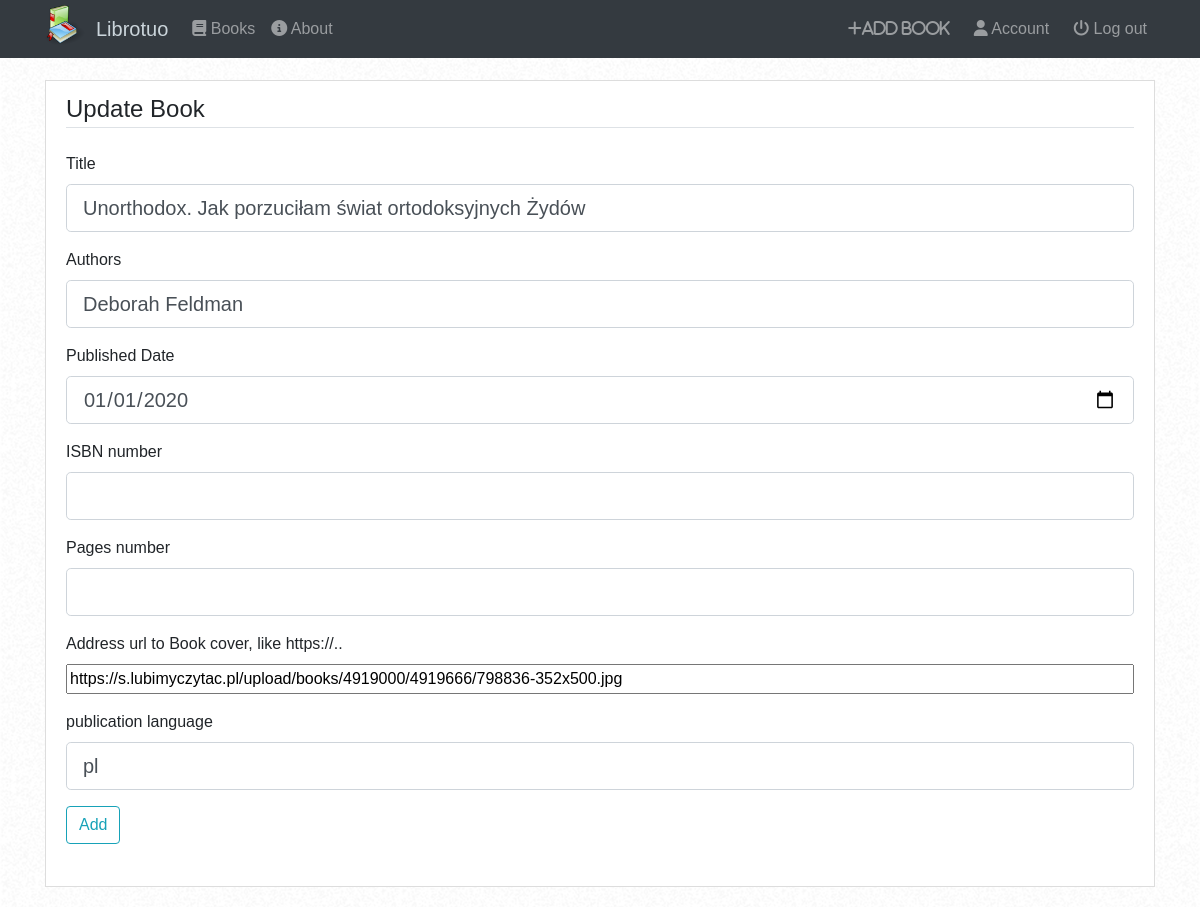
Screenshot of /book/2/update (signed in) with the database file from the repository.
### librotuo/models.py (models this page shows, shortened)
class Book(db.Model):
    id = db.Column(db.Integer, primary_key=True)
    title = db.Column(db.String(120), nullable=True)
    authors = db.Column(db.String(300), nullable=True)
    published_date = db.Column(db.String(12), nullable=True)
    ISBN_number = db.Column(db.String(300), nullable=True)
    page_number = db.Column(db.Integer, nullable=True)
    cover_url = db.Column(db.String(400), nullable=False,
                          default="https://ibf.org/site_assets/img/" +
                                  "placeholder-book-cover-default.png")
    publication_language = db.Column(db.String(20), nullable=True)
    user_id = db.Column(db.Integer, db.ForeignKey('user.id'), nullable=False)

### librotuo/books/routes.py (the view)
@books.route('/book/<int:book_id>/update', methods=['GET', 'POST'])
@login_required
def update_book(book_id):
    book = Book.query.get_or_404(book_id)
    if book.addedby != current_user:
        abort(403)
    form = BookForm()
    if form.validate_on_submit():
        book.title = form.title.data
        book.authors = form.authors.data
        book.published_date = str(form.published_date.data)
        book.ISBN_number = form.ISBN_number.data
        book.page_number = form.page_number.data
        book.cover_url = form.cover_url.data
        book.publication_language = form.publication_language.data
        db.session.commit()
        flash('Your book has been updated!', 'success')
        return redirect(url_for('books.book', book_id=book.id))
    elif request.method == 'GET':
        form.title.data = book.title
        form.authors.data = book.authors
        form.published_date.data = datetime.strptime(book.published_date,
                                                     "%Y-%m-%d").date()
        form.ISBN_number.data = book.ISBN_number
        form.page_number.data = book.page_number
        form.cover_url.data = book.cover_url
        form.publication_language.data = book.publication_language
    return render_template('add_book.html', title="Update book",
                           form=form, legend="Update Book")

### librotuo/books/forms.py
class BookForm(FlaskForm):
    title = StringField('Title', validators=[DataRequired()])
    authors = StringField('Authors', validators=[DataRequired()])
    published_date = DateField('Published Date')
    ISBN_number = StringField('ISBN number')
    page_number = IntegerField('Pages number')
    cover_url = StringField('Address url to Book cover, like https://..')
    publication_language = StringField('publication language')
    submit = SubmitField('Add')

### librotuo/models.py (called while the page is built)
@login_manager.user_loader
def load_user(user_id):
    return User.query.get(int(user_id))

### librotuo/templates/add_book.html (shortened to what this page needs)
{% extends "layout.html" %}
{% block content %}
<div class="content-section">
    <form action="", method="POST">
        <fieldset class="form-group">
            <legend class="border-bottom mb-4">{{ legend }}</legend>
            <div class="form-group">
                 {{ form.title.label(class="form-control-label") }}
                 {% if form.title.errors %}
                     {{ form.title(class="form-control form-control-lg is-invalid") }}
                     <div class="invalid-feedback">
                         {% for error in form.title.errors %}
                             <span>{{ error }}</span>
                         {% endfor %}
                     </div>
                 {% else %}
                     {{ form.title(class="form-control form-control-lg") }}
                 {% endif %}
             </div>
             <div class="form-group">
                 {{ form.authors.label(class="form-control-label") }}
                 {% if form.authors.errors %}
                     {{ form.authors(class="form-control form-control-lg is-invalid") }}
                     <div class="invalid-feedback">
                         {% for error in form.authors.errors %}
                             <span>{{ error }}</span>
                         {% endfor %}
                     </div>
                 {% else %}
                     {{ form.authors(class="form-control form-control-lg") }}
                 {% endif %}
             </div>
             <div class="form-group">
                {{ form.published_date.label(class="form-control-label") }}
                {% if form.published_date.errors %}
                    {{ form.published_date(class="form-control form-control-lg is-invalid") }}
                    <div class="invalid-feedback">
                        <span>Published date must be in format: yyyy-mm-dd</span>
                    </div>
                {% else %}
                    {{ form.published_date(class="form-control form-control-lg") }}
                {% endif %}
            </div>
            <div class="form-group">
                {{ form.ISBN_number.label(class="form-control-label") }}
                {% if form.ISBN_number.errors %}
                    {{ form.ISBN_number(class="form-control form-control-lg is-invalid") }}
                    <div class="invalid-feedback">
                        {% for error in form.ISBN_number.errors %}
                            <span>{{ error }}</span>
                        {% endfor %}
                    </div>
                {% else %}
                    {{ form.ISBN_number(class="form-control form-control-lg") }}
                {% endif %}
            </div>
            <div class="form-group">
                {{ form.page_number.label(class="form-control-label") }}
                {% if form.page_number.errors %}
                    {{ form.page_number(class="form-control form-control-lg is-invalid") }}
                    <div class="invalid-feedback">
                        <span>Page number must be a number</span>
                    </div>
                {% else %}
                    {{ form.page_number(class="form-control form-control-lg") }}
                {% endif %}
            </div>
            <div class="form-group">
                {{ form.cover_url.label(class="form-control-label") }}
                {% if form.cover_url.errors %}
                    {{ form.cover_url(class="form-control-file date is-invalid") }}
                    <div class="invalid-feedback">
                        {% for error in form.cover_url.errors %}
                            <span>{{ error }}</span>
                        {% endfor %}
                    </div>
                {% else %}
                    {{ form.cover_url(class="form-control-file") }}
                {% endif %}
            </div>
            <div class="form-group">
                {{ form.publication_language.label(class="form-control-label") }}
                {% if form.publication_language.errors %}
                    {{ form.publication_language(class="form-control form-control-lg is-invalid") }}
                    <div class="invalid-feedback">
                        {% for error in form.publication_language.errors %}
                            <span>{{ error }}</span>
                        {% endfor %}
                    </div>
                {% else %}
                    {{ form.publication_language(class="form-control form-control-lg") }}
                {% endif %}
            </div>
        <div class="form-group">
            {{ form.submit(class="btn btn-outline-info") }}
        </div>
    </form>
 </div>
{% endblock content %}

### librotuo/static/main.css (style rules this page uses)
body { background-image: url('/static/images/background.png'); margin-top: 5rem; font-family: 'Montserrat', sans-serif; }
.content-section { background: #ffffff; padding: 10px 20px; border: 1px solid #dddddd; margin-bottom: 20px; }

### rows the page displays
Book: title "Unorthodox. Jak porzuciłam świat ortodoksyjnych Żydów", authors "Deborah Feldman", published_date "01/01/2020", cover_url "https://s.lubimyczytac.pl/upload/books/4919000/4919666/798836-352x500.jpg", publication_language "pl"

### other values shown
{{ legend }} "Update Book"
